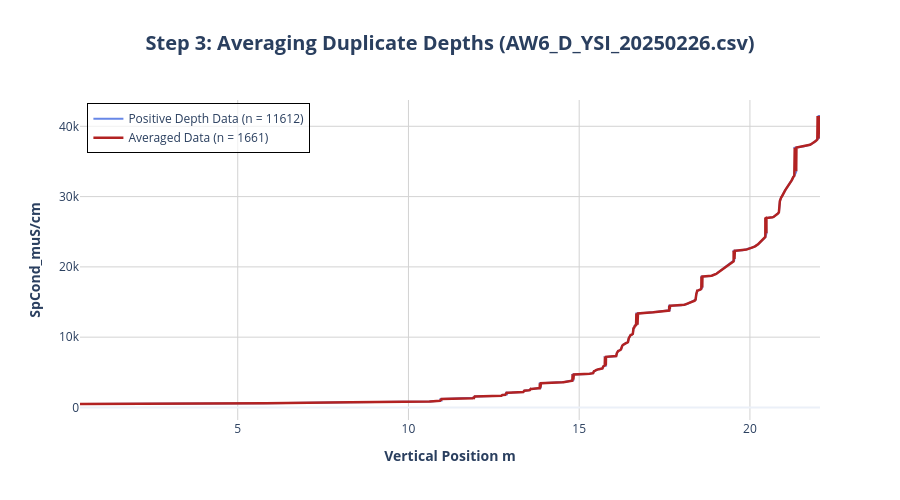

The cell this chart's notebook holds for it:
### Markdown cell above
## Step 3: Average Duplicates by Depth

Some logging tools may record multiple conductivity values at the exact same depth. This step groups the data by each unique depth value and calculates the mean conductivity, ensuring one value per depth.

### Code cell
if 'df_positive' in locals() and depth_col and cond_col:
    # Apply the averaging function
    df_averaged, duplicates = average_grouped_by_depth(
        df_positive,
        depth_col=depth_col,
        value_col=cond_col
    )
    
    print(f"Found and averaged {len(duplicates)} depth points with duplicate records.")
    if not duplicates.empty:
        display(duplicates.head())

    # Plot the comparison
    plot_comparison(
        df_before=df_positive,
        df_after=df_averaged,
        name_before='Positive Depth Data',
        name_after='Averaged Data',
        depth_col=depth_col,
        cond_col=cond_col,
        title=f'Step 3: Averaging Duplicate Depths ({file_name})'
    )

### Figure 1 — Plotly figure (JSON) as saved in the notebook; plotly's stock layout.template omitted (floating-point values rounded to 4 significant figures; data arrays with more than 128 entries replaced by an {"elided": "..."} marker saying what was removed)
{"data": [{"line": {"color": "royalblue", "width": 2}, "mode": "lines", "name": "Positive Depth Data (n = 11612)", "opacity": 0.8, "type": "scatter", "x": {"elided": "11612 float values"}, "y": {"elided": "11612 float values"}}, {"line": {"color": "firebrick", "width": 2.5}, "mode": "lines", "name": "Averaged Data (n = 1661)", "type": "scatter", "x": {"elided": "1661 float values"}, "y": {"elided": "1661 float values"}}], "layout": {"height": 500, "legend": {"bgcolor": "rgba(255, 255, 255, 0.7)", "bordercolor": "black", "borderwidth": 1, "x": 0.01, "xanchor": "left", "y": 0.99, "yanchor": "top"}, "title": {"font": {"size": 20}, "text": "<b>Step 3: Averaging Duplicate Depths (AW6_D_YSI_20250226.csv)</b>", "x": 0.5}, "xaxis": {"gridcolor": "lightgrey", "title": {"text": "<b>Vertical Position m</b>"}}, "yaxis": {"gridcolor": "lightgrey", "title": {"text": "<b>SpCond_muS/cm</b>"}}}}
